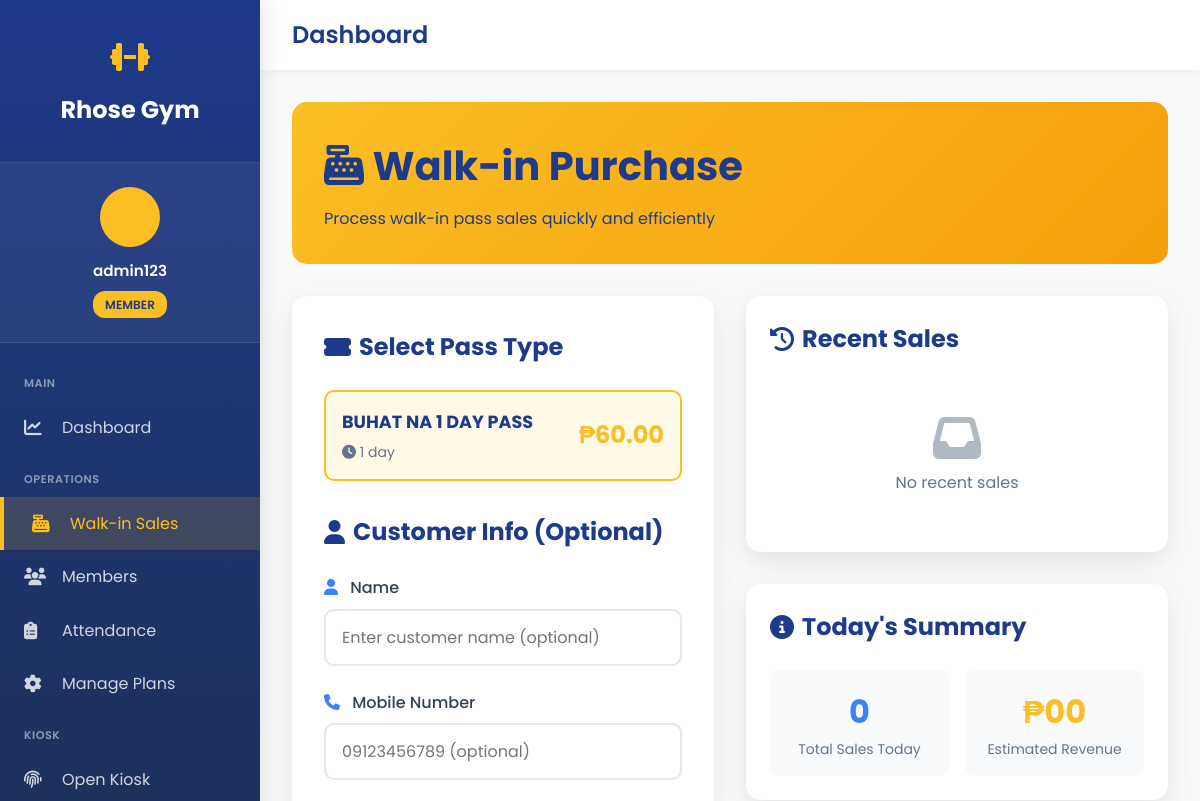
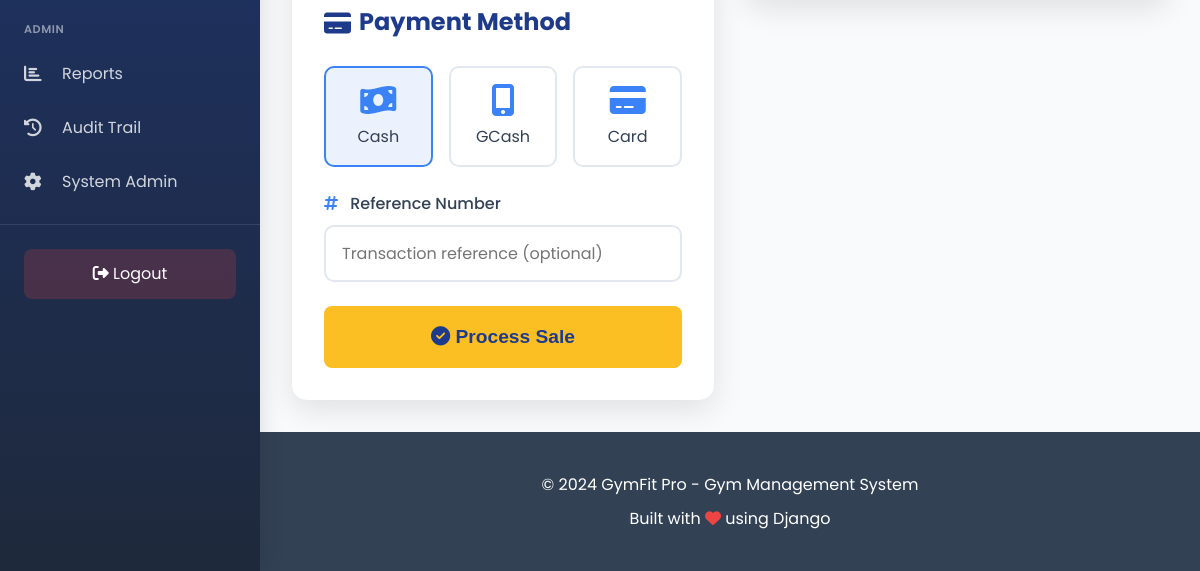
Before: /walkin/ (signed in) with the older database file (2 pictures, top to bottom).
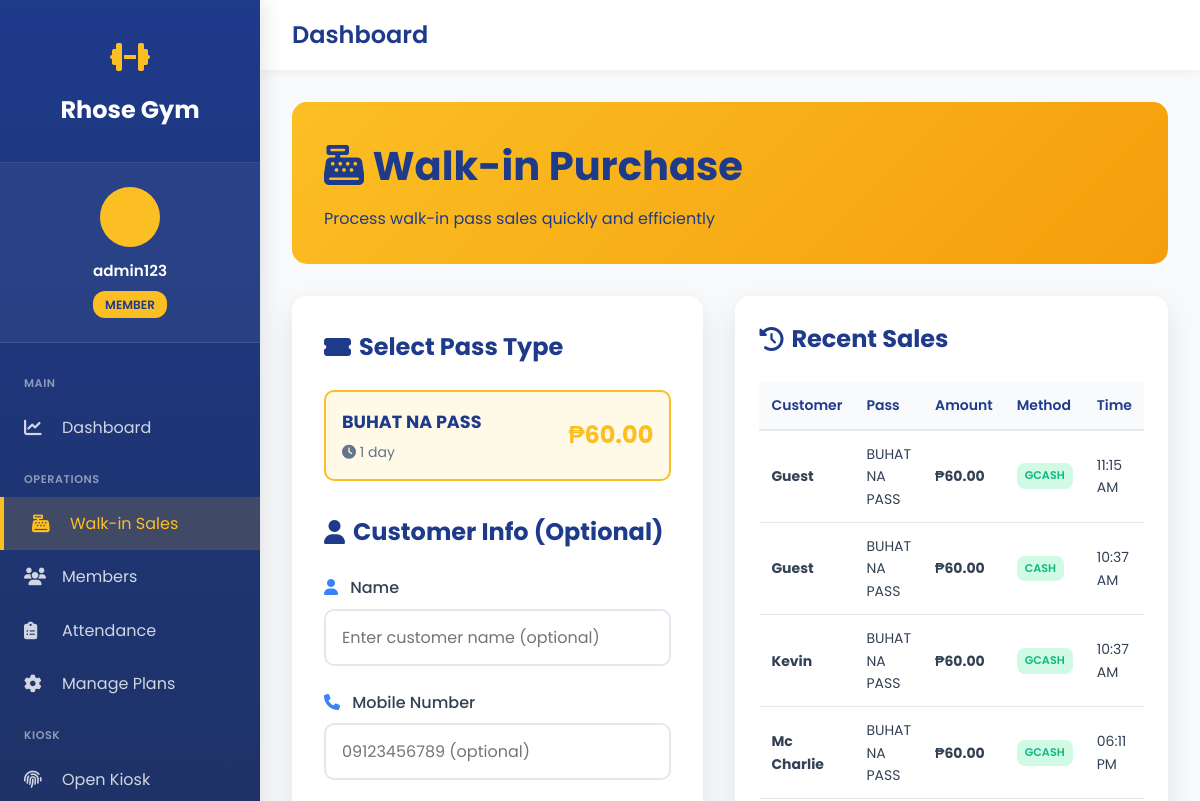
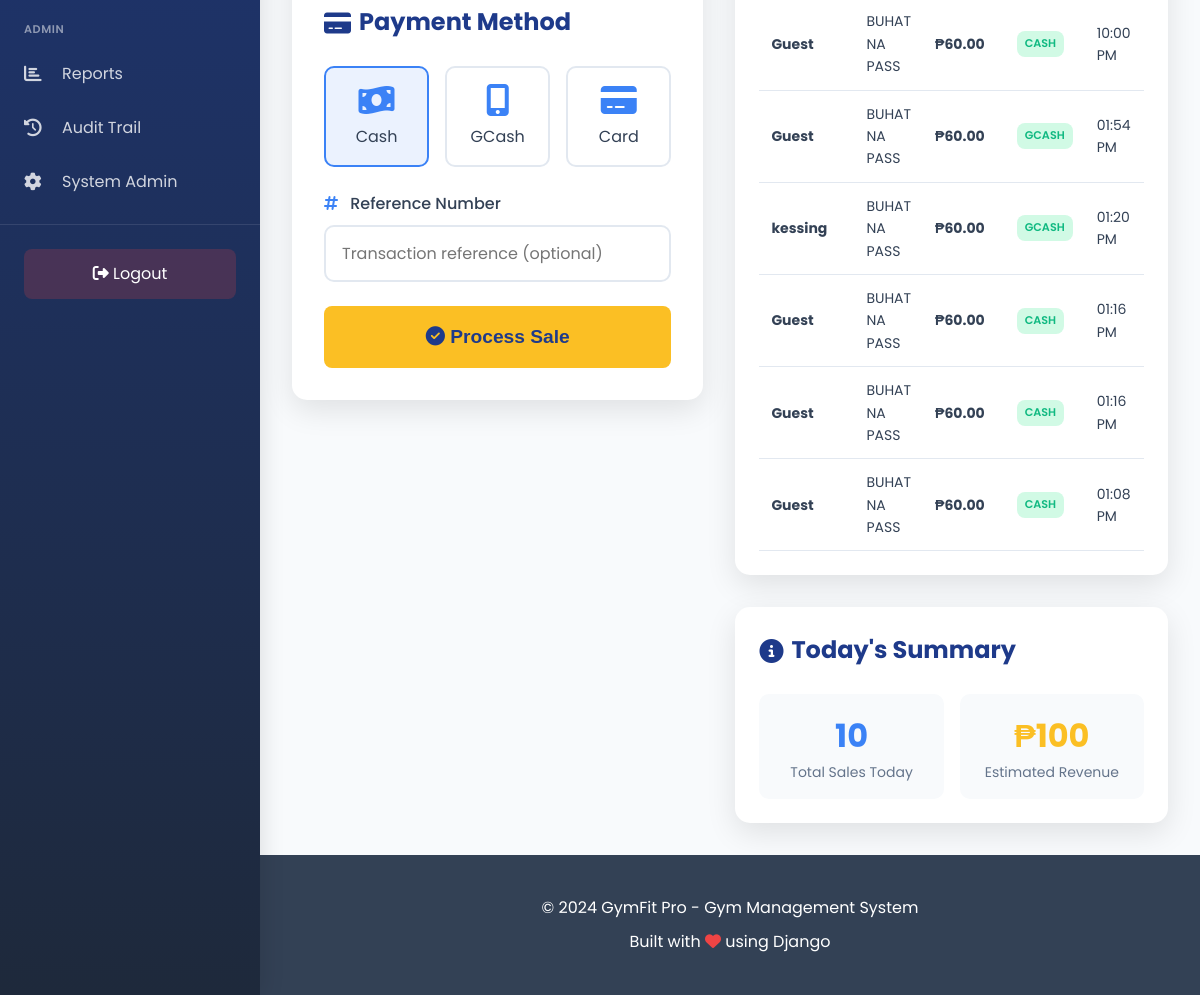
After: the same page with the newer database file (2 pictures, top to bottom).
### gym_app/models.py (models this page shows, shortened)
class FlexibleAccess(models.Model):
    name = models.CharField(max_length=100)
    duration_days = models.IntegerField(help_text="Validity in days")
    price = models.DecimalField(max_digits=10, decimal_places=2)
    description = models.TextField(blank=True, null=True)
    is_active = models.BooleanField(default=True)
    created_at = models.DateTimeField(auto_now_add=True)
    updated_at = models.DateTimeField(auto_now=True)
    class Meta:
        db_table = 'flexible_access'
        verbose_name = 'Flexible Access Pass'
        verbose_name_plural = 'Flexible Access Passes'
        ordering = ['duration_days']

class WalkInPayment(models.Model):
    PAYMENT_METHOD_CHOICES = [
        ('cash', 'Cash'),
        ('gcash', 'GCash'),
        ('card', 'Card'),
    ]
    pass_type = models.ForeignKey(FlexibleAccess, on_delete=models.PROTECT, related_name='walk_in_sales')
    customer_name = models.CharField(max_length=100, blank=True, null=True)
    mobile_no = models.CharField(max_length=20, blank=True, null=True)
    amount = models.DecimalField(max_digits=10, decimal_places=2)
    method = models.CharField(max_length=10, choices=PAYMENT_METHOD_CHOICES)
    payment_date = models.DateTimeField(default=timezone.now)
    reference_no = models.CharField(max_length=50, blank=True, null=True)
    notes = models.TextField(blank=True, null=True)
    created_at = models.DateTimeField(auto_now_add=True)
    updated_at = models.DateTimeField(auto_now=True)
    class Meta:
        db_table = 'walk_in_payments'
        verbose_name = 'Walk-in Payment'
        verbose_name_plural = 'Walk-in Payments'
        ordering = ['-payment_date']

### gym_app/views.py (the view, shortened to what this page needs)
# urls.py: path('walkin/', views.walkin_purchase, name='walkin_purchase'),
@login_required
def walkin_purchase(request):
    if not request.user.is_staff_or_admin():
        messages.error(request, 'Access denied.')
        return redirect('dashboard')
    passes = FlexibleAccess.objects.filter(is_active=True).order_by('duration_days')
    recent_walkins = WalkInPayment.objects.select_related('pass_type')[:10]
    context = {
        'passes': passes,
        'recent_walkins': recent_walkins,
    }
    return render(request, 'gym_app/walkin_purchase.html', context)

### gym_app/models.py (called while the page is built)
    def is_admin(self):
        return self.role == 'admin' or self.is_superuser

    def is_staff_or_admin(self):
        return self.role in ['admin', 'staff'] or self.is_superuser or self.is_staff

### templates/gym_app/walkin_purchase.html (shortened to what the changed rows need)
{% extends 'gym_app/base_sidebar.html' %}
{% block content %}
{% load static %}
<link rel="stylesheet" href="{% static 'gym_app/css/pages/walkin_purchase.css' %}">
<div class="page-header">
    <h1><i class="fas fa-cash-register"></i> Walk-in Purchase</h1>
</div>
<div class="content-grid">
    <div>
        <div class="form-card">
            <form method="post" action="{% url 'walkin_purchase' %}">
                <div class="pass-options">
                    {% for pass in passes %}
                    <div class="pass-option">
                        <label for="pass_{{ pass.id }}">
                            <div class="pass-info">
                                <h4>{{ pass.name }}</h4>
                                <p><i class="fas fa-clock"></i> {{ pass.duration_days }} day{{ pass.duration_days|pluralize }}</p>
                            </div>
                            <div class="pass-price">₱{{ pass.price }}</div>
                        </label>
                    </div>
                    {% endfor %}
                </div>
            </form>
        </div>
    </div>
    <div>
        <div class="recent-sales">
            <h2 class="section-title">
                <i class="fas fa-history"></i>
                Recent Sales
            </h2>
            {% if recent_walkins %}
            <div style="overflow-x: auto;">
                <table>
                    <thead>
                        <tr>
                            <th>Customer</th>
                            <th>Pass</th>
                            <th>Amount</th>
                            <th>Method</th>
                            <th>Time</th>
                        </tr>
                    </thead>
                    <tbody>
                        {% for walkin in recent_walkins %}
                        <tr>
                            <td><strong>{{ walkin.customer_name|default:"Guest" }}</strong></td>
                            <td>{{ walkin.pass_type.name }}</td>
                            <td><strong>₱{{ walkin.amount }}</strong></td>
                            <td><span class="badge badge-active">{{ walkin.method|upper }}</span></td>
                            <td>{{ walkin.payment_date|date:"h:i A" }}</td>
                        </tr>
                        {% endfor %}
                    </tbody>
                </table>
            </div>
            {% else %}
            <div class="empty-state">
                <i class="fas fa-inbox" style="font-size: 3rem; opacity: 0.5; margin-bottom: 0.5rem;"></i>
                <p>No recent sales</p>
            </div>
            {% endif %}
        </div>
        <div class="recent-sales" style="margin-top: 2rem;">
            <h2 class="section-title">
                <i class="fas fa-info-circle"></i>
                Today's Summary
            </h2>
            <div style="display: grid; grid-template-columns: 1fr 1fr; gap: 1rem;">
                <div style="background: var(--light-bg); padding: 1rem; border-radius: 10px; text-align: center;">
                    <div style="font-size: 2rem; font-weight: 700; color: var(--secondary-blue);">
                        {{ recent_walkins|length }}
                    </div>
                    <div style="color: var(--gray); font-size: 0.875rem;">Total Sales Today</div>
                </div>
                <div style="background: var(--light-bg); padding: 1rem; border-radius: 10px; text-align: center;">
                    <div style="font-size: 2rem; font-weight: 700; color: var(--gold);">
                        ₱{% widthratio recent_walkins|length 1 1 %}0
                    </div>
                    <div style="color: var(--gray); font-size: 0.875rem;">Estimated Revenue</div>
                </div>
            </div>
        </div>
    </div>
</div>
{% endblock %}

Changed rows visible on the page:
changed FlexibleAccess: name "BUHAT NA 1 DAY PASS" → "BUHAT NA PASS"
added WalkInPayment: customer_name "Guest", pass_type.name "BUHAT NA PASS", amount "60.00", method "GCASH", payment_date "11:15 AM"
added WalkInPayment: customer_name "Guest", pass_type.name "BUHAT NA PASS", amount "60.00", method "CASH", payment_date "10:37 AM"
added WalkInPayment: customer_name "Kevin", pass_type.name "BUHAT NA PASS", amount "60.00", method "GCASH", payment_date "10:37 AM"
added WalkInPayment: customer_name "Mc Charlie", pass_type.name "BUHAT NA PASS", amount "60.00", method "GCASH", payment_date "06:11 PM"
added WalkInPayment: customer_name "Guest", pass_type.name "BUHAT NA PASS", amount "60.00", method "CASH", payment_date "10:00 PM"
added WalkInPayment: customer_name "Guest", pass_type.name "BUHAT NA PASS", amount "60.00", method "GCASH", payment_date "01:54 PM"
added WalkInPayment: customer_name "kessing", pass_type.name "BUHAT NA PASS", amount "60.00", method "GCASH", payment_date "01:20 PM"
added WalkInPayment: customer_name "Guest", pass_type.name "BUHAT NA PASS", amount "60.00", method "CASH", payment_date "01:16 PM"
added WalkInPayment: customer_name "Guest", pass_type.name "BUHAT NA PASS", amount "60.00", method "CASH", payment_date "01:16 PM"
added WalkInPayment: customer_name "Guest", pass_type.name "BUHAT NA PASS", amount "60.00", method "CASH", payment_date "01:08 PM"
Other visible differences:
{{ recent_walkins|length }}: "0" → "10"
text no longer shown: "0 No recent sales"
text now shown: "Customer Pass Amount Method Time 10"
